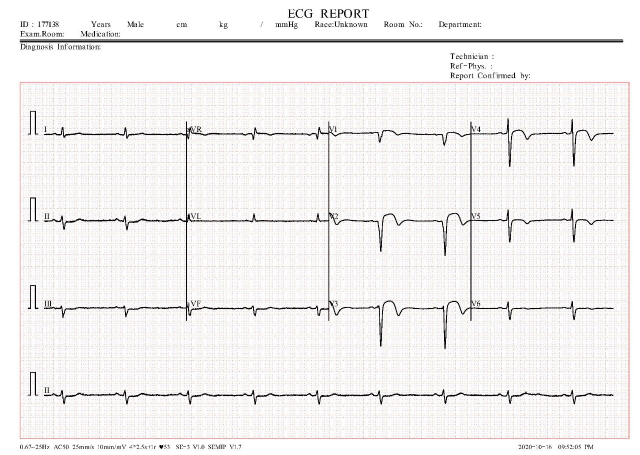
#> input picture input_imgs/WhatsApp Image 2024-03-18 at 3.34.41 PM (1).jpeg, 1280 x 909 px (shown at 1/2 size); its folder holds 3 pictures in this run
$ python crop.py
#> lines starting #> are read from the running program, lines starting #| are printed output that depends on the picture
from PIL import Image
import os

def crop_image(input_path, output_path, crop_rectangle):
#> called with crop_rectangle = (40, 163, 1260, 879)
    with Image.open(input_path) as img:
#> img is the input picture: PIL image 1280x909 RGB; mean R, G, B 242.8, 240.8, 240.3
        cropped_img = img.crop(crop_rectangle)
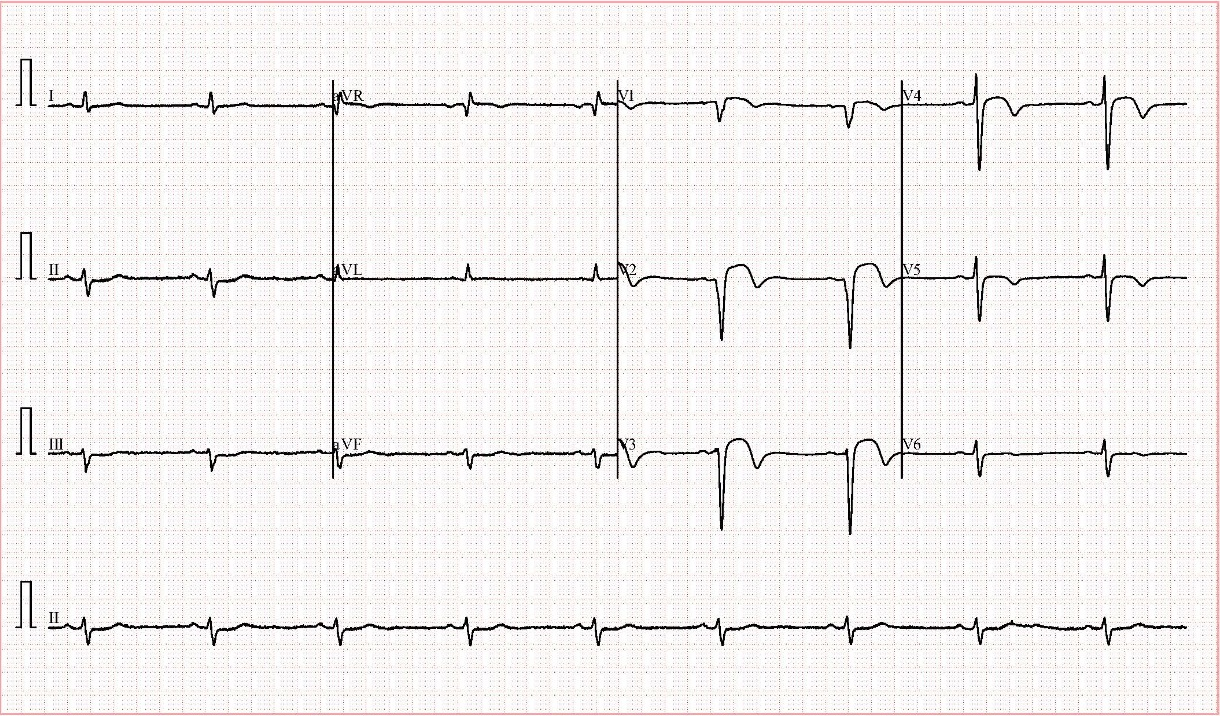
#> cropped_img: PIL image 1220x716 RGB; mean R, G, B 242, 239.4, 238.6
        cropped_img.save(output_path)
    return output_path


input_path = 'input_imgs'

output_path = 'output_imgs'

# Define the crop_rectangle (left, upper, right, lower).
crop_rectangle = (40, 163, 1260, 879)

for filename in os.listdir('input_imgs'):
    if filename.lower().endswith(('.png', '.jpg', '.jpeg', '.tiff', '.bmp', '.gif')):
        input_path = os.path.join('input_imgs', filename)
        output_path = os.path.join('output_imgs', f'cropped_{filename}')
        crop_image(input_path, output_path, crop_rectangle)
        print(f'Cropped image saved to: {output_path}')
#> pass 2 of the loop `for filename in os.listdir('input_imgs'):`:
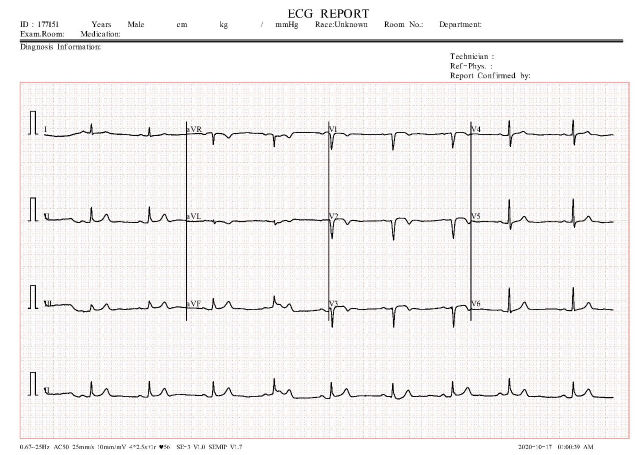
#> input picture input_imgs/WhatsApp Image 2024-03-18 at 3.34.41 PM.jpeg, 1280 x 909 px (shown at 1/2 size)
#> in crop_image, img is the input picture: PIL image 1280x909 RGB; mean R, G, B 243.2, 241.2, 240.6
#> in crop_image (call 2), `cropped_img = img.crop(crop_rectangle)`:
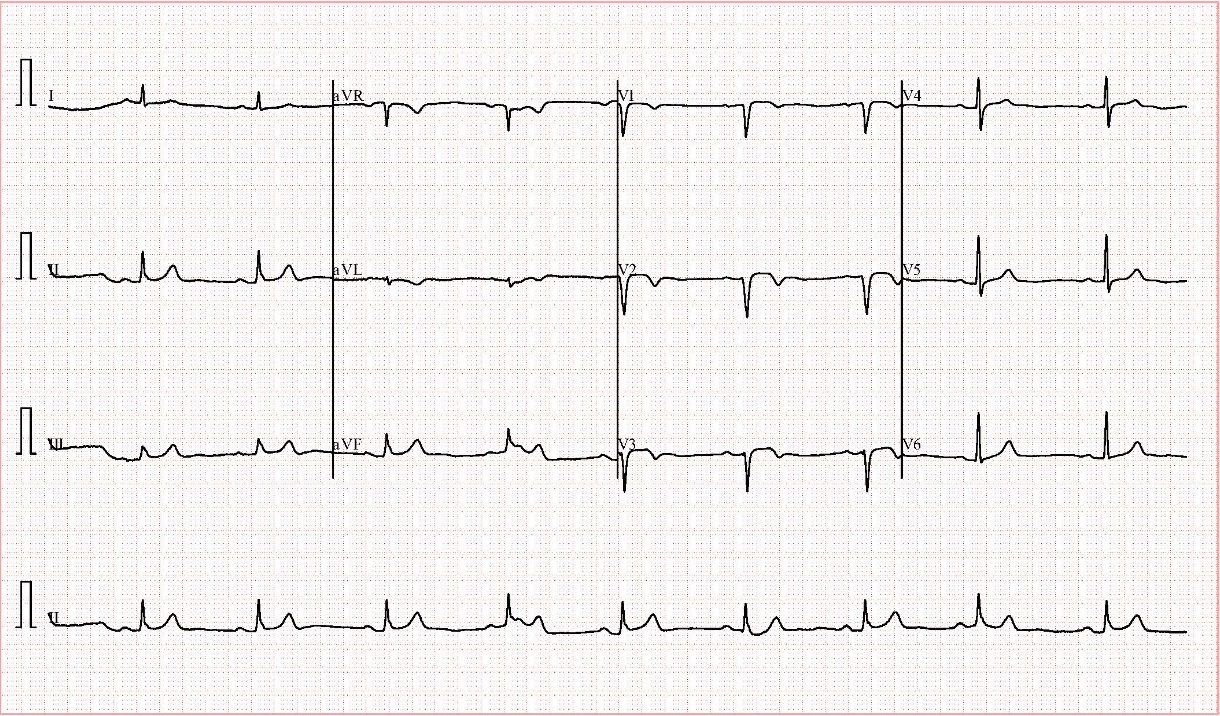
#> cropped_img: PIL image 1220x716 RGB; mean R, G, B 242.4, 239.8, 239.1
#> pass 3 of the loop `for filename in os.listdir('input_imgs'):`:
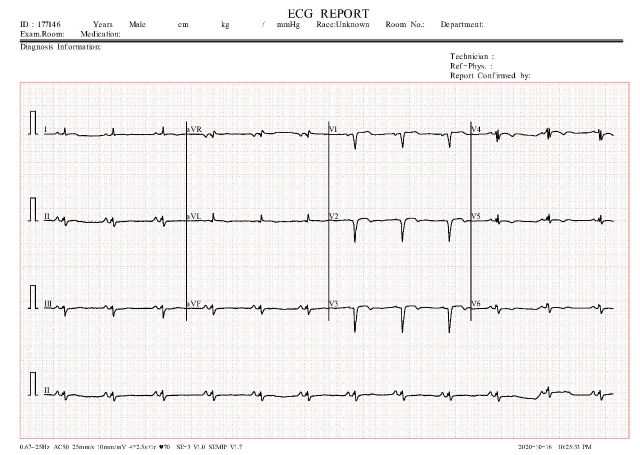
#> input picture input_imgs/WhatsApp Image 2024-03-18 at 3.34.42 PM.jpeg, 1280 x 909 px (shown at 1/2 size)
#> in crop_image, img is the input picture: PIL image 1280x909 RGB; mean R, G, B 243.2, 241.2, 240.7
#> in crop_image (call 3), `cropped_img = img.crop(crop_rectangle)`:
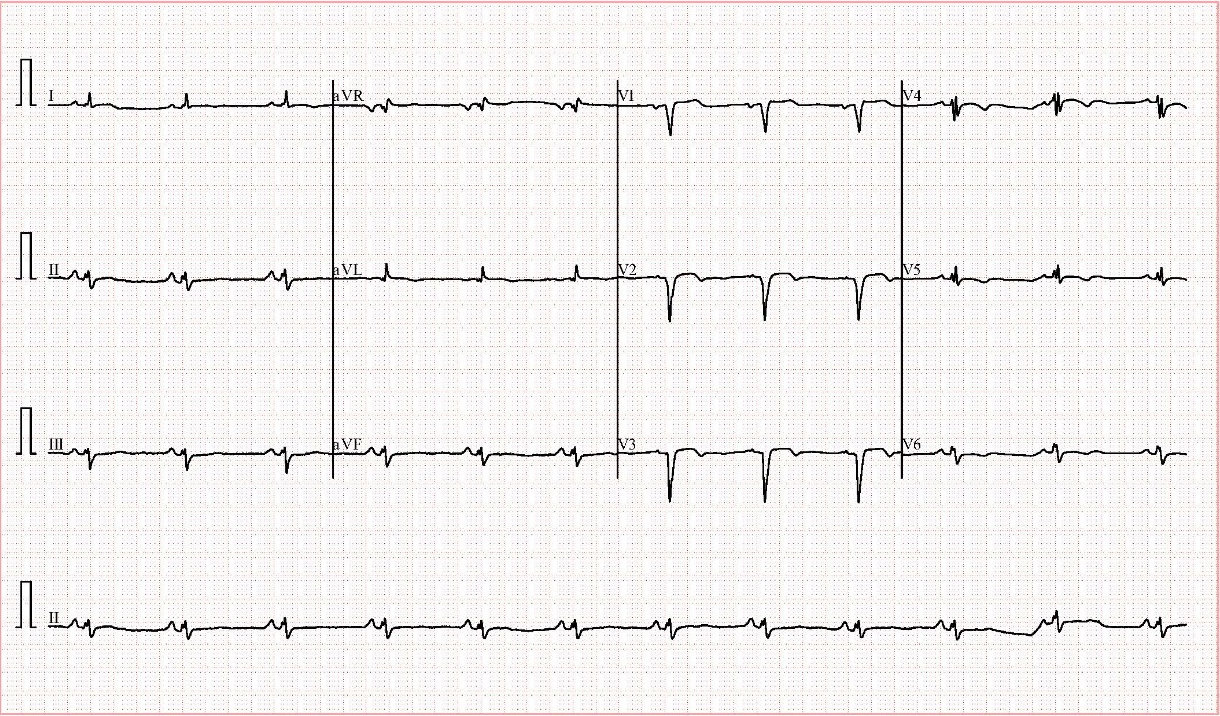
#> cropped_img: PIL image 1220x716 RGB; mean R, G, B 242.5, 239.9, 239.1
